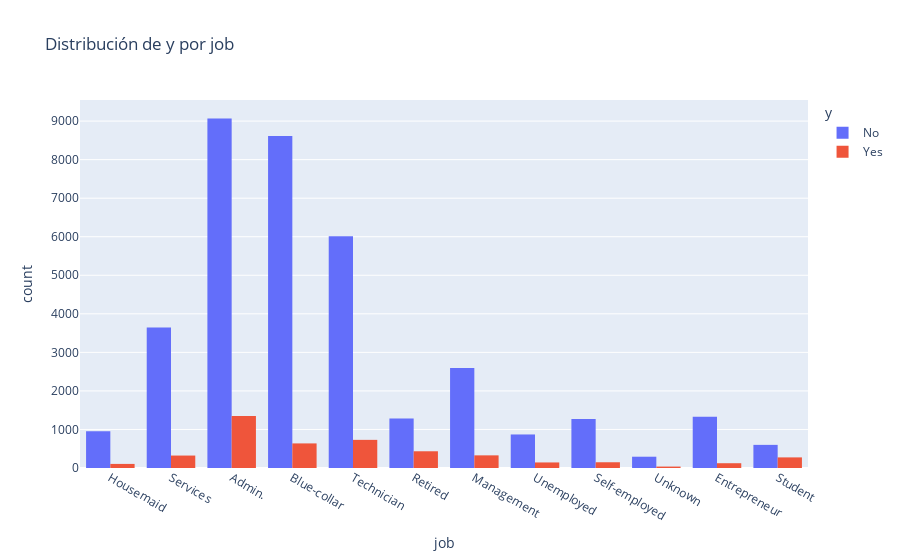

Notebook source saved alongside this figure:
### Code cell
EDA.grafica_categorica(df_clean, 'job')

### Figure 1 — Plotly figure (JSON) as saved in the notebook; plotly's stock layout.template omitted (floating-point values rounded to 4 significant figures; data arrays with more than 128 entries replaced by an {"elided": "..."} marker saying what was removed)
{"data": [{"alignmentgroup": "True", "bingroup": "x", "hovertemplate": "y=No<br>job=%{x}<br>count=%{y}<extra></extra>", "legendgroup": "No", "marker": {"color": "#636efa", "pattern": {"shape": ""}}, "name": "No", "offsetgroup": "No", "orientation": "v", "showlegend": true, "type": "histogram", "x": {"elided": "36548 str values"}, "xaxis": "x", "yaxis": "y"}, {"alignmentgroup": "True", "bingroup": "x", "hovertemplate": "y=Yes<br>job=%{x}<br>count=%{y}<extra></extra>", "legendgroup": "Yes", "marker": {"color": "#EF553B", "pattern": {"shape": ""}}, "name": "Yes", "offsetgroup": "Yes", "orientation": "v", "showlegend": true, "type": "histogram", "x": {"elided": "4640 str values"}, "xaxis": "x", "yaxis": "y"}], "layout": {"barmode": "group", "legend": {"title": {"text": "y"}, "tracegroupgap": 0}, "title": {"text": "Distribución de y por job"}, "xaxis": {"anchor": "y", "domain": [0, 1], "title": {"text": "job"}}, "yaxis": {"anchor": "x", "domain": [0, 1], "title": {"text": "count"}}}}
